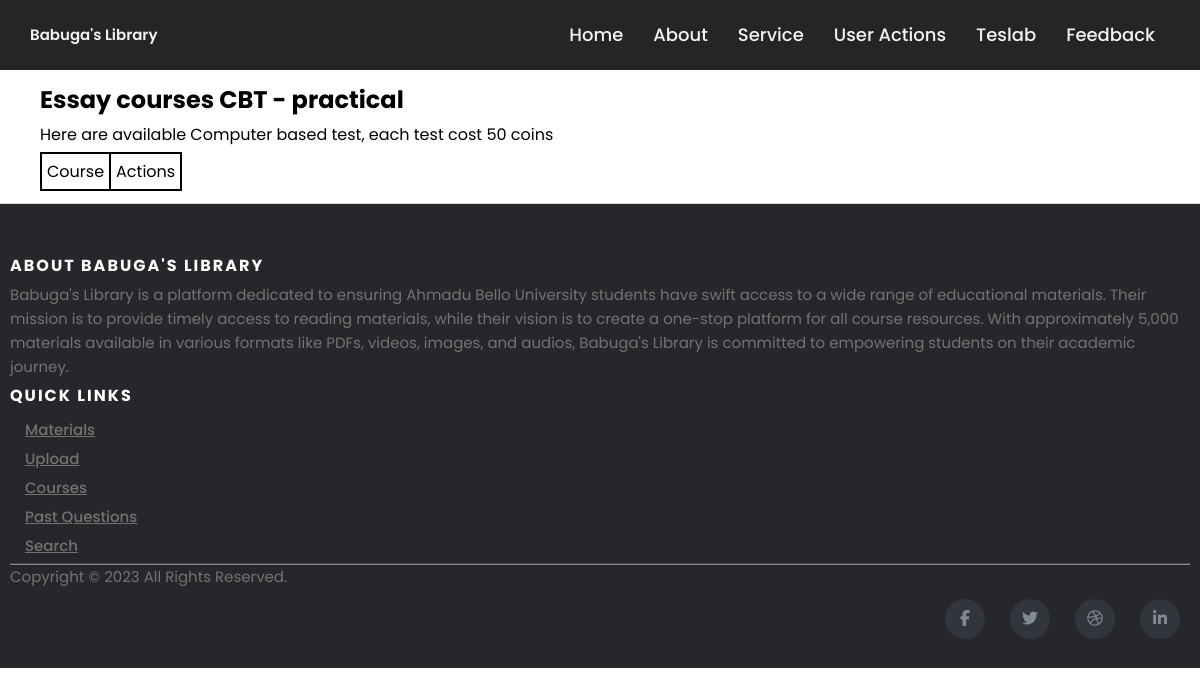
Before: /cbt/essay with the older database file.
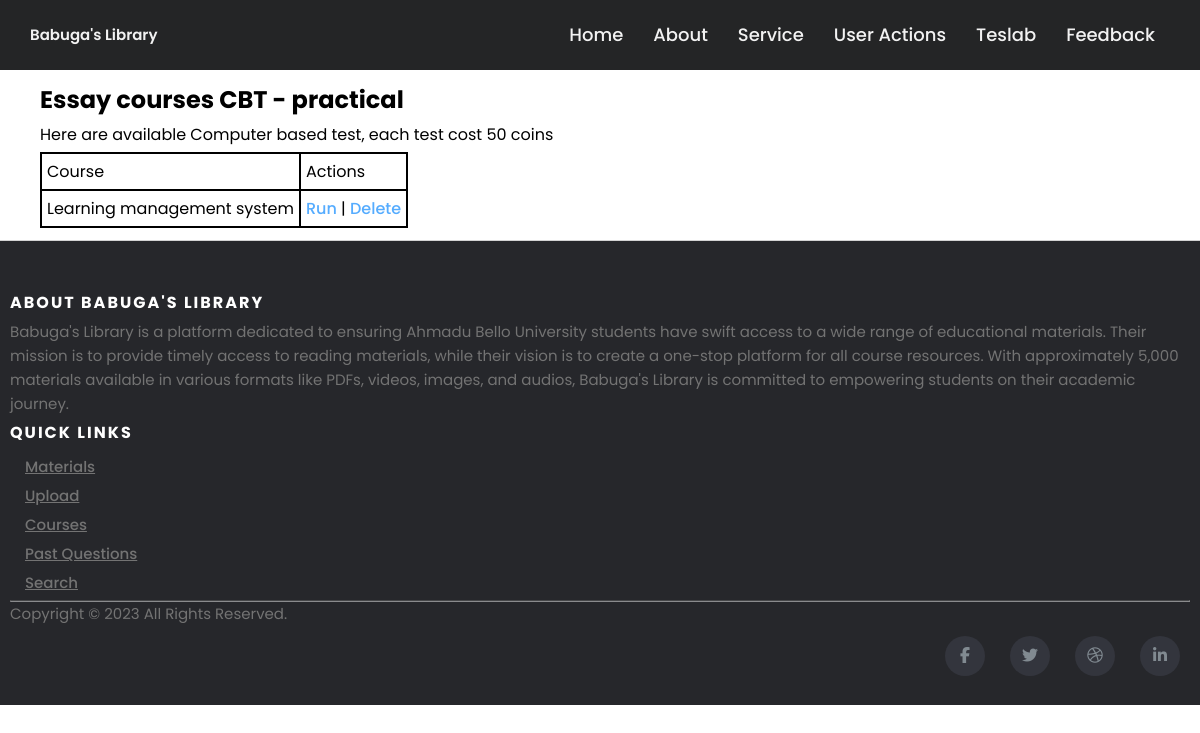
After: the same page with the newer database file.
### cbt/models.py (models this page shows)
class EssayTest(models.Model):
    topic = models.CharField(max_length=100)
    note = models.TextField()
    questions = models.ManyToManyField("EssayQuestion", blank=True)

### cbt/views.py (the view)
# urls.py: path('essay', views.essay_cbt, name="essay_cbt"),
def essay_cbt(request):
    courses = EssayTest.objects.all()
    return render(request, "cbt/essay_cbt.html", {"courses":courses})

### templates/cbt/essay_cbt.html
{% extends "base.html" %}
{% block content %}
<section>
    <h2>Essay courses CBT - practical</h2>
    <p>Here are available Computer based test, each test cost 50 coins</p>
    <table>
        <thead>
            <tr>
                <td>Course</td>
                <td>Actions</td>
            </tr>
        </thead>
        <tbody>
        {% for c in courses %}
        <tr>
            <td>{{c.topic}}</td>
            <td><a href="{% url "cbt_test_essay" c.id %}">Run</a> | <a href="#">Delete</a></td>
        </tr>
        {% endfor %}
        </tbody>
    </table>
</section>
{% endblock content %}

### templates/base.html (shortened to what this page needs)
{% load static %}
<!DOCTYPE html>
<html lang="en">
<head>
    <link rel="stylesheet" href="{% static "css/style.css" %}">
    <link rel="stylesheet" href="{% static "css/header.css" %}">
    <link rel="stylesheet" href="{% static "css/footer.css" %}">
    </head>
<body>
    {% include "header.html" %}
    <main>
        {% block content %}
        {% endblock content %}
    </main>
    {% include "footer.html" %}
</body>
</html>

### templates/header.html (shortened to what this page needs)
<header>
    <nav>
  <div class="wrapper">
    <div class="logo"><a href="#">Babuga's Library</a></div>
    <ul class="nav-links">
      <li><a href="/">Home</a></li>
      <li><a href="{% url 'about' %}">About</a></li>
      <li>
        <a href="#" class="desktop-item">Service</a>
      </li>
      <li>
        <a href="#" class="desktop-item">User Actions</a>
      </li>
      <li>
        <a href="#" class="desktop-item">Teslab</a>
      </li>
      <li><a href="#">Feedback</a></li>
    </ul>
  </div>
</nav>
</header>

### templates/footer.html
    <footer class="site-footer">
      <div class="container">
        <div class="row">
          <div class="col-sm-12 col-md-6">
            <h6>About Babuga's Library</h6>
            <p class="text-justify">Babuga's Library is a platform dedicated to ensuring Ahmadu Bello University students have swift access to a wide range of educational materials. Their mission is to provide timely access to reading materials, while their vision is to create a one-stop platform for all course resources. With approximately 5,000 materials available in various formats like PDFs, videos, images, and audios, Babuga's Library is committed to empowering students on their academic journey.
            </p>
          </div>
          <div class="col-xs-6 col-md-3">
            <h6>Quick Links</h6>
            <ul class="footer-links">
              <li><a href="{% url 'material_list' %}">Materials</a></li>
          <li><a href="{% url 'upload' %}">Upload</a></li>
          <li><a href="{% url 'course' %}">Courses</a></li>
          <li><a href="{% url 'pqs' %}">Past Questions</a></li>
          <li><a href="{% url 'search' %}">Search</a></li>
            </ul>
          </div>
        </div>
        <hr>
      </div>
      <div class="container">
        <div class="row">
          <div class="col-md-8 col-sm-6 col-xs-12">
            <p class="copyright-text">Copyright &copy; 2023 All Rights Reserved.
            </p>
          </div>
          <div class="col-md-4 col-sm-6 col-xs-12">
            <ul class="social-icons">
              <li><a class="facebook" href="#"><i class="fa fa-facebook"></i></a></li>
              <li><a class="twitter" href="#"><i class="fa fa-twitter"></i></a></li>
              <li><a class="dribbble" href="#"><i class="fa fa-dribbble"></i></a></li>
              <li><a class="linkedin" href="#"><i class="fa fa-linkedin"></i></a></li>
            </ul>
          </div>
        </div>
      </div>
</footer>

### static/css/style.css (style rules this page uses)
* { margin: 0; padding: 0; box-sizing: border-box; font-family: 'Poppins', sans-serif; }
:root { --primary-color: #55acff; }
table, td { border-collapse: collapse; border: 2px solid; }
td { padding: 5px; }
a { text-decoration: none; color: var(--primary-color); font-weight: 500; }
p { margin: 5px 0; }
ul, ol { padding-left: 20px; }
main { padding: 2px 30px; }
footer { border-top: .5px solid lightgray; padding-top: 20px; background-color: black; color: white; }
footer a { color: white; padding: 0; font-weight: 450; text-decoration: underline; }
footer >* { padding: 0 10px; }
footer ul { display: block; padding: 5px 10px; list-style: none; }
footer li { margin-left: 15px; margin-top: 5px; }
section { padding: 10px; }
section p { margin: 5px 0; }

### static/css/header.css (style rules this page uses)
nav { z-index: 99; width: 100%; background: #242526; }
nav .wrapper { position: relative; max-width: 1300px; padding: 0px 30px; height: 70px; line-height: 70px; margin: auto; display: flex; align-items: center; justify-content: space-between; }
.wrapper .logo a { color: #f2f2f2; font-size: 15px; font-weight: 600; text-decoration: none; }
.wrapper .nav-links { display: inline-flex; }
.nav-links li { list-style: none; }
.nav-links li a { color: #f2f2f2; text-decoration: none; font-size: 18px; font-weight: 500; padding: 9px 15px; border-radius: 5px; transition: all 0.3s ease; }

### static/css/footer.css (style rules this page uses)
.site-footer { background-color:#26272b !important; padding:45px 0 20px; font-size:15px; line-height:24px; color:#737373; }
.site-footer hr { border-top-color:#bbb; opacity:0.5 }
.site-footer h6 { color:#fff; font-size:16px; text-transform:uppercase; margin-top:5px; letter-spacing:2px }
.site-footer a { color:#737373; }
.footer-links { padding-left:0; list-style:none }
.footer-links li { display:block }
.footer-links a { color:#737373 }
.site-footer .social-icons { text-align:right }
.site-footer .social-icons a { width:40px; height:40px; line-height:40px; margin-left:6px; margin-right:0; border-radius:100%; background-color:#33353d }
.copyright-text { margin:0 }
.social-icons { padding-left:0; margin-bottom:0; list-style:none }
.social-icons li { display:inline-block; margin-bottom:4px }
.social-icons a { background-color:#eceeef; color:#818a91; font-size:16px; display:inline-block; line-height:44px; width:44px; height:44px; text-align:center; margin-right:8px; border-radius:100%; -webkit-transition:all .2s linear; -o-transition:all .2s linear; transition:all .2s linear }

Changed rows visible on the page:
added EssayTest: topic "Learning management system"
